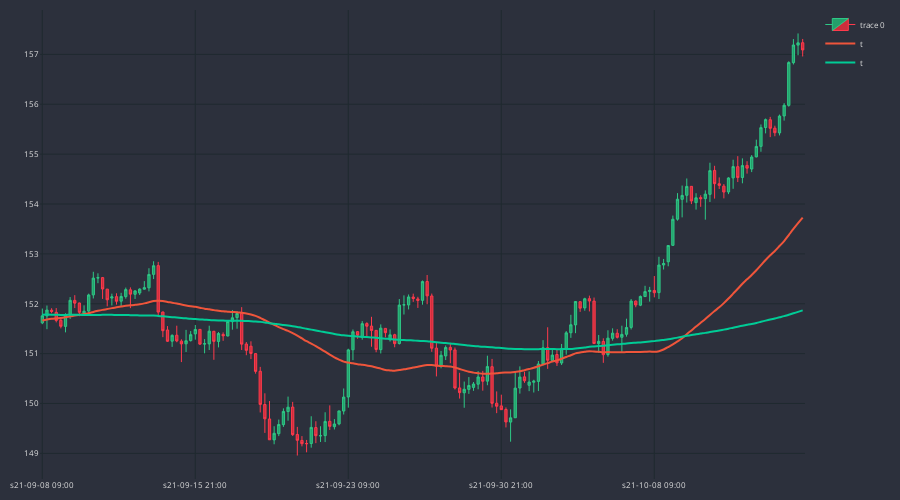

Notebook code for this chart:
### Code cell
cp = CandlePlot(df_an.iloc[115:280])
cp.show_plot(line_traces=[MA_S, MA_L])

### Figure 1 — Plotly figure (JSON) as saved in the notebook; plotly's stock layout.template omitted (floating-point values rounded to 4 significant figures; data arrays with more than 128 entries replaced by an {"elided": "..."} marker saying what was removed)
{"data": [{"close": {"elided": "165 float values"}, "decreasing": {"fillcolor": "#CC2E3C", "line": {"color": "#FF3A4C"}}, "high": {"elided": "165 float values"}, "increasing": {"fillcolor": "#24A06B", "line": {"color": "#2EC886"}}, "line": {"width": 1}, "low": {"elided": "165 float values"}, "opacity": 1, "open": {"elided": "165 float values"}, "type": "candlestick", "x": {"elided": "165 str values"}}, {"line": {"shape": "spline", "width": 2}, "name": "t", "type": "scatter", "x": {"elided": "165 str values"}, "y": {"elided": "165 float values"}}, {"line": {"shape": "spline", "width": 2}, "name": "t", "type": "scatter", "x": {"elided": "165 str values"}, "y": {"elided": "165 float values"}}], "layout": {"font": {"color": "#e1e1e1", "size": 8}, "height": 500, "margin": {"b": 10, "l": 10, "r": 10, "t": 10}, "paper_bgcolor": "#2c303c", "plot_bgcolor": "#2c303c", "width": 900, "xaxis": {"autorange": true, "gridcolor": "#1f292f", "nticks": 5, "range": [-0.5, 164.5], "rangeslider": {"visible": false, "yaxis": {}}, "type": "category"}, "yaxis": {"autorange": true, "gridcolor": "#1f292f", "range": [148.5, 157.9], "type": "linear"}}}
